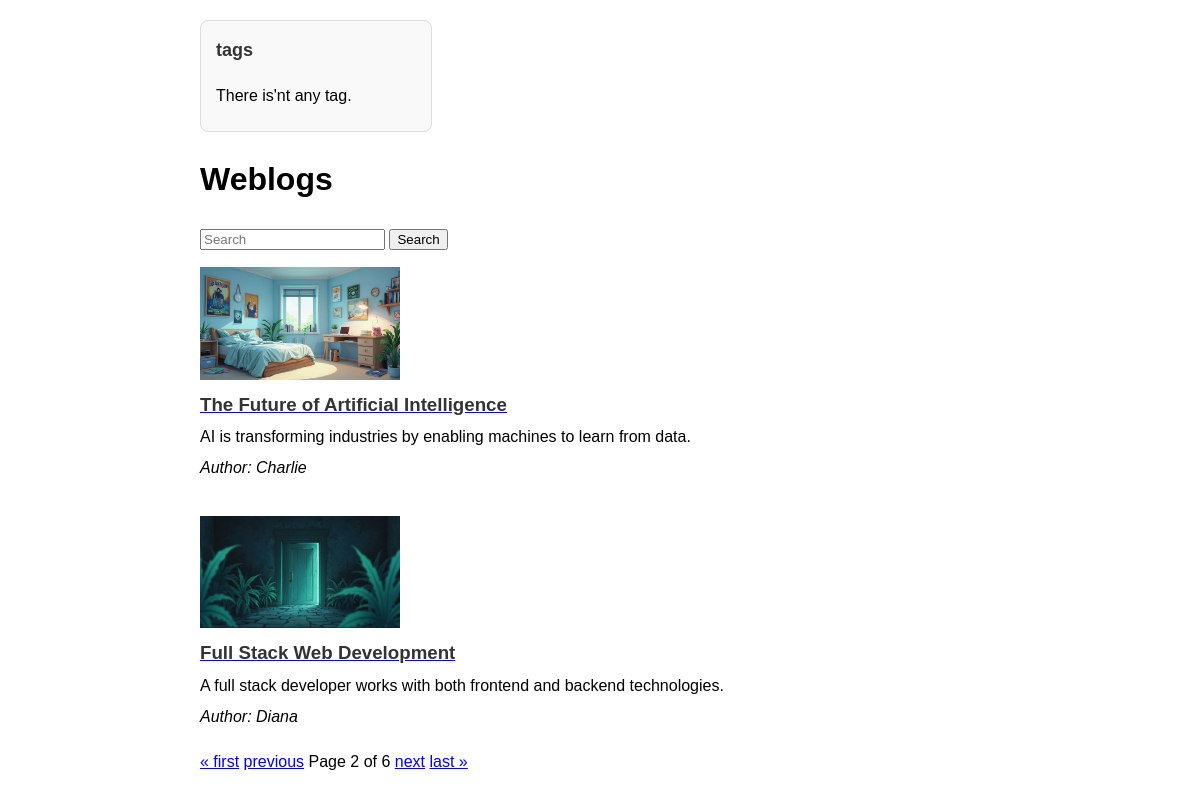
The app's page /weblog/?page=2 (signed in) with its own data.
### weblog/models.py (models this page shows, shortened)
class Weblog(models.Model):
    title = models.CharField(max_length=200)
    description = models.TextField()
    author = models.CharField(max_length=200)
    cover = models.ImageField(upload_to="covers/", blank=True)
    tags = models.ManyToManyField(Tag, related_name="weblogs_tag", blank=True)
    class Meta:
        permissions = [
            ("view_weblog_with_image", "Can view weblog including image")
        ]
    def get_absolute_url(self):
        return reverse("weblog_detail", args=[self.id])

### weblog/views.py (the view)
# urls.py: path("", WeblogListView.as_view(), name="weblog_list"),
class WeblogListView(generic.ListView):
    model = Weblog
    paginate_by = 2
    template_name = "weblogs/weblog_list.html"
    context_object_name = "weblogs"
    permisson_required = "weblog.can_view_image"

### weblog/templates/weblogs/weblog_list.html (shortened to what this page needs)
<!DOCTYPE html>
<html lang="en">
<head>
</head>
<body>
    <aside class="sidebar">
        <h3>tags</h3>
        <ul class="tag-list">
            {% for tag in tags %}
            {% csrf_token %}
            <li>
                <a href="{% url 'weblogs_by_tag' tag.id %}">{{ tag.name }}</a>
            </li>
            {% empty %}
                <li>There is'nt any tag.</li>
            {% endfor %}
        </ul>
    </aside>
    <main class="content">
        <h1>Weblogs</h1>
        <form method="POST" action="{% url 'search' %}">
            <input type="search" name="searched" placeholder="Search" aria-label="Search">
            <button type="submit">Search</button>
        </form>
        {% for weblog in weblogs %}
            <div class="weblog">
                {% if  perms.weblog.view_weblog_with_image %}
                    <img src="{{ weblog.cover.url }}" alt="{{ weblog.title }}">
                {% endif %}
                <a href="{{ weblog.get_absolute_url }}">
                    <h3><strong>{{ weblog.title }}</strong></h3>
                </a>
                <p>{{ weblog.description|truncatewords:30 }}</p>
                <p><em>Author: {{ weblog.author }}</em></p>
            </div>
        {% endfor %}
        {% include "weblogs/pagination.html" with page=weblogs %}
    </main>
</body>
</html>

### weblog/templates/weblogs/weblog_list.html (style rules this page uses)
.content { flex: 1; max-width: 800px; }
body { font-family: Arial, sans-serif; max-width: 800px; margin: 20px auto; line-height: 1.6; }
.sidebar { width: 200px; background: #f9f9f9; border: 1px solid #ddd; padding: 15px; border-radius: 8px; height: fit-content; }
.sidebar h3 { margin-top: 0; font-size: 18px; color: #333; }
.tag-list { list-style: none; padding: 0; margin: 0; }
.tag-list li { margin-bottom: 8px; }
.weblog { padding: 15px 0; }
.weblog img { max-width: 200px; height: auto; display: block; margin-bottom: 10px; }
.weblog h3 { margin: 0; color: #333; }
.weblog p { margin: 5px 0; }

### records on screen
Weblog: cover (picture), title "The Future of Artificial Intelligence", description "AI is transforming industries by enabling machines to learn from data.", author "Charlie"
Weblog: cover (picture), title "Full Stack Web Development", description "A full stack developer works with both frontend and backend technologies.", author "Diana"

### other values on screen
{{ page_obj.number }} "2"
{{ page_obj.paginator.num_pages }} "6"
